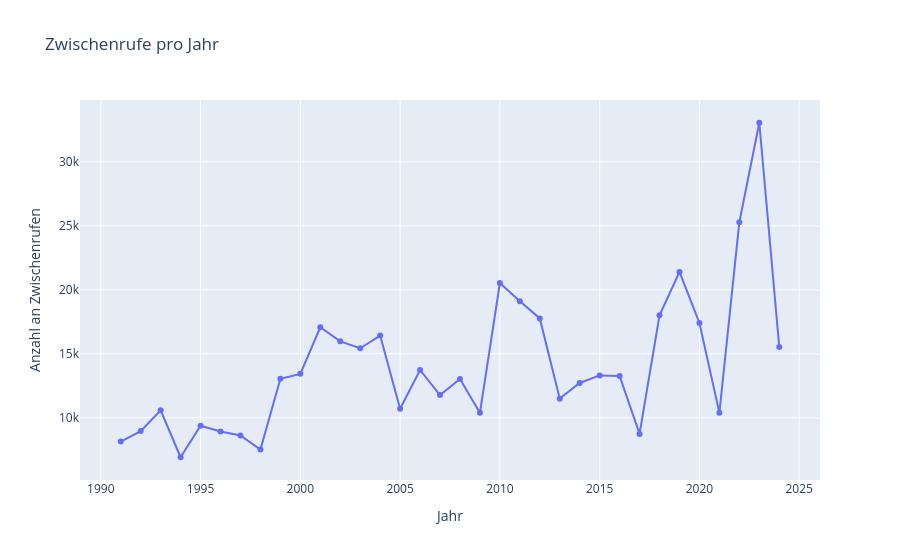

The notebook cell this image was saved under:
### Code cell
fig = px.line(interruptions_per_year,
              x='year',
              y='interruptions',
              title='Zwischenrufe pro Jahr',
              labels={'year': 'Jahr', 'interruptions': 'Anzahl an Zwischenrufen'},
              markers=True)

fig.update_layout(hovermode='x unified')
fig.show()

### Figure 1 — Plotly figure (JSON) as saved in the notebook; plotly's stock layout.template omitted (floating-point values rounded to 4 significant figures)
{"data": [{"hovertemplate": "Jahr=%{x}<br>Anzahl an Zwischenrufen=%{y}<extra></extra>", "legendgroup": "", "line": {"color": "#636efa", "dash": "solid"}, "marker": {"symbol": "circle"}, "mode": "lines+markers", "name": "", "orientation": "v", "showlegend": false, "type": "scatter", "x": [1991, 1992, 1993, 1994, 1995, 1996, 1997, 1998, 1999, 2000, 2001, 2002, 2003, 2004, 2005, 2006, 2007, 2008, 2009, 2010, 2011, 2012, 2013, 2014, 2015, 2016, 2017, 2018, 2019, 2020, 2021, 2022, 2023, 2024], "xaxis": "x", "y": [8147, 8962, 10587, 6918, 9383, 8936, 8621, 7519, 13052, 13432, 17075, 15975, 15434, 16423, 10710, 13736, 11773, 13026, 10390, 20531, 19102, 17766, 11498, 12722, 13311, 13274, 8741, 18012, 21393, 17411, 10385, 25278, 33051, 15532], "yaxis": "y"}], "layout": {"hovermode": "x unified", "legend": {"tracegroupgap": 0}, "title": {"text": "Zwischenrufe pro Jahr"}, "xaxis": {"anchor": "y", "domain": [0, 1], "title": {"text": "Jahr"}}, "yaxis": {"anchor": "x", "domain": [0, 1], "title": {"text": "Anzahl an Zwischenrufen"}}}}
